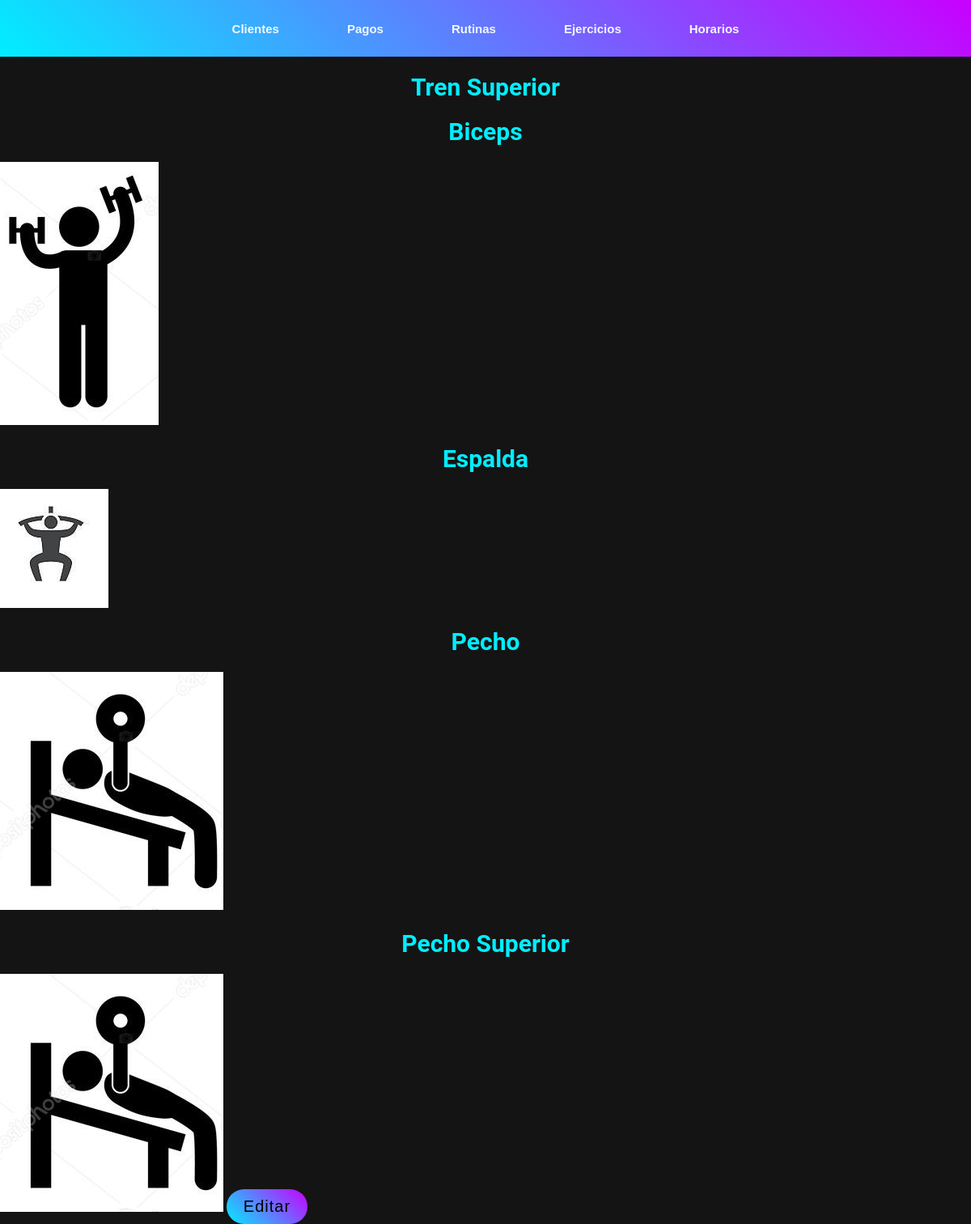
/rutina/1/ (signed in), run on the app's committed database.
### rutina/models.py (models this page shows, shortened)
class Rutina(models.Model):
    nombre = models.CharField(max_length=100)
    descripcion = models.TextField()
    ejercicios = models.ManyToManyField(Ejercicio)

class Ejercicio(models.Model):
    nombre = models.CharField(max_length= 50)
    imagen = models.ImageField(upload_to= "rutina/image/")

### rutina/views.py (the view)
# urls.py: path('<int:id>/', rutina_detail, name = 'rutina_id'),
@login_required
def rutina_detail(request, id):
    rutina = get_object_or_404(Rutina, pk = id)
    ejercicios = Ejercicio.objects.filter(rutina=id)
    return render(request, 'rutina_id.html', {
        'rutina' : rutina,
        'ejercicios': ejercicios
    })

### rutina/templates/rutina_id.html (shortened to what this page needs)
{% extends 'navbar.html' %}
    {% block extra_styles %}
    {% load static %}
      <link rel="stylesheet" href="{% static 'css/navbar.css' %}">
      <link rel="stylesheet" href="{% static 'css/ejercicio.css' %}">
    {% endblock %}
{% block content %}
<h1>{{ rutina.nombre }}</h1>
{% for ejercicio in ejercicios %}
    <h1>{{ ejercicio.nombre }}</h1>
    <img src="{{ ejercicio.imagen.url }}" alt="">
{% endfor %}
<a href="{% url 'editar_rutina' rutina.id %}">
    <button>
        Editar
    </button>
</a>
{% endblock %}

### controler/static/css/navbar.css (style rules this page uses)
body { margin: 0; padding: 0; background-color: rgba(5, 5, 5, 0.936); font-family: 'Roboto', sans-serif; }
* { margin: 0; padding: 0; box-sizing: border-box; }
h1, h2 { display: flex; justify-content: center; align-items: center; font-size: 30px; font-weight: 600; color: #0ef; margin:20px 0px; }
button { border: none; outline: none; width: 100px; margin-top: 25px; padding: 10px 0; font-size: 20px; border-radius: 40px; letter-spacing: 1px; cursor: pointer; background: linear-gradient(45deg, #0ef, #c800ff); }

### data on the page
Rutina: nombre "Tren Superior"
Ejercicio: nombre "Biceps", imagen (picture)
Ejercicio: nombre "Espalda", imagen (picture)
Ejercicio: nombre "Pecho", imagen (picture)
Ejercicio: nombre "Pecho Superior", imagen (picture)
